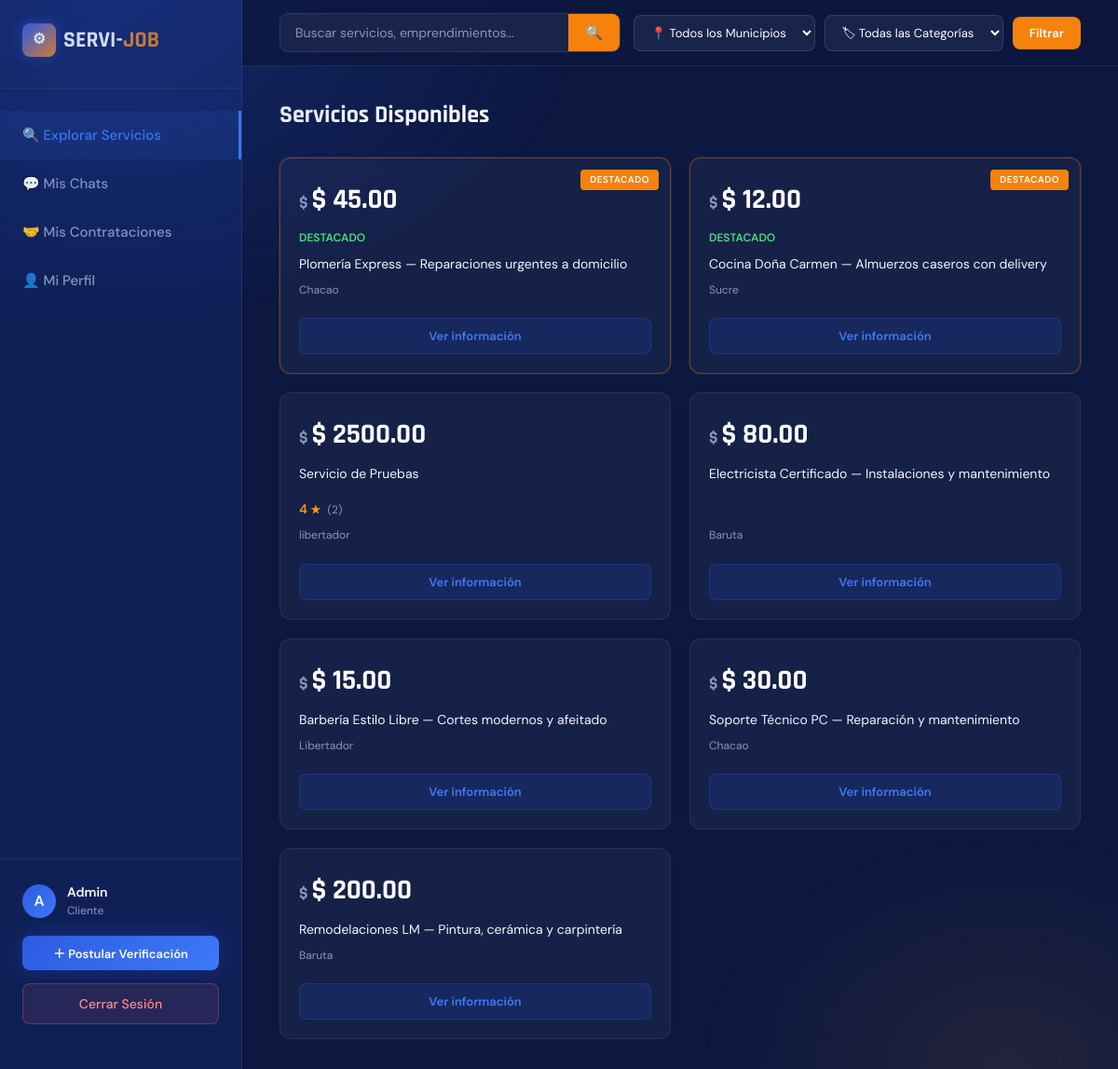
Page /index.php?view=public (signed in) on the committed database.
### tables this page shows
CREATE TABLE `servicios` (
  `id` int(10) UNSIGNED NOT NULL,
  `titulo` varchar(200) NOT NULL,
  `descripcion` text DEFAULT NULL,
  `imagen` varchar(255) DEFAULT NULL,
  `categoria` varchar(80) NOT NULL DEFAULT '',
  `municipio` varchar(60) NOT NULL DEFAULT '',
  `precio` decimal(10,2) NOT NULL DEFAULT 0.00,
  `usuario_id` int(10) UNSIGNED DEFAULT NULL,
  `es_destacado` tinyint(1) NOT NULL DEFAULT 0,
  `verificado` tinyint(1) NOT NULL DEFAULT 0,
  `created_at` datetime NOT NULL DEFAULT current_timestamp(),
  `updated_at` datetime DEFAULT NULL ON UPDATE current_timestamp(),
  `deleted_at` datetime DEFAULT NULL
);

### index.php (the view, shortened to what this page needs)
<?php
include __DIR__ . '/app/api/get_lists.php';
$municipio_f = $_GET['municipio'] ?? 'todos';
$categoria_f = $_GET['categoria'] ?? 'todas';
$mi_user_name = htmlspecialchars($_SESSION['user_name'] ?? 'Tú');
$tab = $_GET['tab'] ?? 'explorar';
?>
<!DOCTYPE html>
<html lang="es">
<head>
    <link href="public/css/fonts.css" rel="stylesheet">
    <link rel="stylesheet" href="public/css/style_backend.css">
    <link rel="stylesheet" href="public/css/index.css">
</head>
<body>
    <div class="sidebar">
        <a href="index.php" class="logo" style="text-decoration:none;">
            <div style="width:36px; height:36px; background:linear-gradient(135deg, var(--blue-mid), var(--orange)); border-radius:8px; display:flex; align-items:center; justify-content:center; font-size:16px; box-shadow:0 0 14px rgba(45,91,227,0.5); color:white;">⚙</div>
            <span style="color:white;">SERVI-<span style="color:var(--orange);">JOB</span></span>
        </a>
        <a href="?tab=explorar" class="nav-item <?= $tab == 'explorar' ? 'active' : '' ?>">
            🔍 Explorar Servicios
        </a>
        <a href="?tab=chats" class="nav-item <?= $tab == 'chats' ? 'active' : '' ?>">
            💬 Mis Chats
        </a>
        <a href="?tab=contratos" class="nav-item <?= $tab == 'contratos' ? 'active' : '' ?>">
            🤝 Mis Contrataciones
        </a>
        <a href="?tab=perfil" class="nav-item <?= $tab == 'perfil' ? 'active' : '' ?>">
            👤 Mi Perfil
        </a>
        <div style="flex:1"></div>
        <div class="sidebar-bottom">
            <div class="user-info">
                <div class="user-avatar"><?= substr($mi_user_name, 0, 1) ?></div>
                <div>
                    <div style="font-size: 14px; font-weight: 600;"><?= $mi_user_name ?></div>
                    <div style="font-size: 12px; color: var(--text-muted);">Cliente</div>
                </div>
            </div>
            <button class="btn-primary" style="width:100%; font-size:13px; margin-bottom:14px; padding:9px;" onclick="openModal()">＋ Postular Verificación</button>
            <a href="logout.php" class="btn-logout">Cerrar Sesión</a>
        </div>
    </div>
    <div class="main-content">
        <div id="tab-explorar" class="tab-content <?= $tab == 'explorar' ? 'active' : '' ?>" style="padding:0;">
            <form action="index.php" method="GET" class="explorar-sticky">
                <div class="search-bar" style="flex:1; min-width:200px; max-width:420px;">
                    <input type="text" name="q" value="<?= htmlspecialchars($_GET['q'] ?? '') ?>" placeholder="Buscar servicios, emprendimientos...">
                    <button type="submit">🔍</button>
                </div>
                <div class="filters-inline">
                    <select name="municipio">
                        <option value="todos" <?= ($municipio_f == 'todos' ? 'selected' : '') ?>>📍 Todos los Municipios</option>
                    </select>
                    <select name="categoria">
                        <option value="todas" <?= ($categoria_f == 'todas' ? 'selected' : '') ?>>🏷 Todas las Categorías</option>
                    </select>
                    <button type="submit" class="btn-filter">Filtrar</button>
                </div>
            </form>
            <div style="padding: 32px 40px;">
                <section class="results">
                    <h2>Servicios Disponibles</h2>
                    <div class="grid-services" id="servicesGrid">
                        <?php include __DIR__ . '/app/pages/logic.php'; ?>
                    </div>
                </section>
            </div>
        </div>
    </div>
</body>
</html>

### app/pages/logic.php (shortened to what this page needs)
<?php
include_once __DIR__ . '/../api/get_lists.php';
$page      = isset($_GET['p']) ? (int)$_GET['p'] : 1;
$limit     = 8;
$offset    = ($page - 1) * $limit;
$where_clauses = ["s.deleted_at IS NULL"];
$params = [];
$types  = "";
$where_sql = implode(" AND ", $where_clauses);
$query = "
    SELECT s.*,
           u.nombre   AS prov_nombre,
           u.apellido AS prov_apellido,
           (SELECT AVG(v.puntuacion) FROM valoraciones v JOIN contrataciones c ON c.id = v.contratacion_id WHERE c.servicio_id = s.id) AS avg_rating,
           (SELECT COUNT(v.id)       FROM valoraciones v JOIN contrataciones c ON c.id = v.contratacion_id WHERE c.servicio_id = s.id) AS num_reviews
    FROM servicios s
    LEFT JOIN usuarios u ON u.id = s.usuario_id
    WHERE $where_sql
    ORDER BY s.es_destacado DESC, s.created_at DESC
    LIMIT ? OFFSET ?";
$stmt  = mysqli_prepare($conn, $query);
$params_limit   = $params;
$params_limit[] = $limit;
$params_limit[] = $offset;
$types_limit    = $types . "ii";
mysqli_stmt_bind_param($stmt, $types_limit, ...$params_limit);
mysqli_stmt_execute($stmt);
$resultado = mysqli_stmt_get_result($stmt);
if (mysqli_num_rows($resultado) > 0) {
    while ($s = mysqli_fetch_assoc($resultado)) {
        $claseDestacado   = $s['es_destacado'] ? 'featured' : '';
        $imagen           = !empty($s['imagen']) ? _base_url() . "/uploads/" . htmlspecialchars($s['imagen']) : '';
        $titulo           = htmlspecialchars($s['titulo']);
        $municipio        = htmlspecialchars($s['municipio']);
        $precio           = htmlspecialchars($s['precio']);
        $avg_rating       = $s['avg_rating'] > 0 ? round($s['avg_rating'], 1) : 0;
        $num_reviews      = (int)$s['num_reviews'];
        $proveedor_nombre = trim(($s['prov_nombre'] ?? '') . ' ' . ($s['prov_apellido'] ?? ''));
        $data = htmlspecialchars(json_encode([
            'servicio_id'      => (int)$s['id'],
            'proveedor_id'     => (int)($s['usuario_id'] ?? 0),
            'proveedor_nombre' => $proveedor_nombre,
            'titulo'           => $s['titulo'],
            'descripcion'      => $s['descripcion'] ?? '',
            'municipio'        => $s['municipio'],
            'categoria'        => $s['categoria'] ?? '',
            'precio'           => $s['precio'],
            'imagen'           => $imagen,
            'destacado'        => (bool)$s['es_destacado'],
            'avg_rating'       => $avg_rating,
            'num_reviews'      => $num_reviews,
        ]), ENT_QUOTES);
        $rating_html = "";
        if ($avg_rating > 0) {
            $rating_html = "<div style='color:#f59e0b; font-size:14px; font-weight:700; margin-top:8px;'>
                                $avg_rating <span style='font-size:12px;'>★</span>
                                <span style='color:#8898bb; font-size:12px; font-weight:400; margin-left:4px;'>($num_reviews)</span>
                            </div>";
        }
        echo "
        <div class='card $claseDestacado'>
            <div class='card-content'>
                " . ($imagen ? "<div class='card-img'><img src='$imagen' alt='$titulo'></div>" : "") . "
                <div class='price'>$ $precio</div>
                " . ($s['es_destacado'] ? "<span class='verified-tag'>DESTACADO</span>" : "") . "
                <p>$titulo</p>
                $rating_html
                <div class='location'>$municipio</div>
                <button class='btn-contact' onclick='verServicio($data)'>Ver información</button>
            </div>
        </div>";
    }
} else {
    echo "<div style='grid-column:1/-1; text-align:center; padding:40px; color:#8898bb;'>
              No se encontraron servicios con estos filtros.
          </div>";
}
?>

### public/css/style_backend.css (style rules this page uses)
:root { --navy: #0f2057; --blue: #1a3a8f; --blue-mid: #2d5be3; --blue-light: #3d7af5; --orange: #f5820d; --orange-dark: #d96a00; --orange-glow: rgba(245,130,13,0.25); --white: #ffffff; --off-white: #f4f6fc; --bg-page: #0c1840; --text-muted: #0888888; --card-bg: rgba(255,255,255,0.04); --border: rgba(255,255,255,0.08); --shadow-md: 0 8px 30px rgba(0,0,0,0.4); --radius: 12px; --transition: all 0.25s cubic-bezier(0.4,0,0.2,1); }
* { margin: 0; padding: 0; box-sizing: border-box; }
body { font-family: 'DM Sans', sans-serif; background: var(--bg-page); color: var(--white); min-height: 100vh; line-height: 1.6; }
body::before { content: ''; position: fixed; inset: 0; pointer-events: none; z-index: 0; background: radial-gradient(ellipse 70% 50% at 10% 0%, rgba(45,91,227,0.25) 0%, transparent 60%), radial-gradient(ellipse 50% 40% at 90% 100%, rgba(245,130,13,0.1) 0%, transparent 55%); }
.logo { display: flex; align-items: center; gap: 10px; text-decoration: none; flex-shrink: 0; }
.search-bar { flex: 1; max-width: 540px; display: flex; align-items: center; background: rgba(255,255,255,0.06); border: 1px solid var(--border); border-radius: 9px; overflow: hidden; transition: var(--transition); }
.search-bar input { flex: 1; background: transparent; border: none; outline: none; padding: 11px 16px; color: var(--white); font-size: 14px; font-family: 'DM Sans', sans-serif; }
.search-bar input::placeholder { color: var(--text-muted); }
.search-bar button { background: var(--orange); border: none; cursor: pointer; padding: 11px 18px; font-size: 15px; transition: background 0.2s; }
.btn-logout { padding: 9px 18px; border-radius: 8px; border: 1px solid var(--border); color: var(--text-muted); font-size: 13px; font-weight: 500; cursor: pointer; transition: var(--transition); text-decoration: none; }
.results h2 { font-family: 'Rajdhani', sans-serif; font-size: 26px; font-weight: 700; margin-bottom: 24px; }
.grid-services { display: grid; grid-template-columns: repeat(auto-fill, minmax(280px, 1fr)); gap: 20px; }
.card { background: var(--card-bg); border: 1px solid var(--border); border-radius: var(--radius); overflow: hidden; transition: var(--transition); cursor: pointer; position: relative; display: flex; flex-direction: column; }
.card.featured { border-color: rgba(245,130,13,0.35); box-shadow: 0 0 0 1px rgba(245,130,13,0.15); }
.card.featured::after { content: 'DESTACADO'; position: absolute; top: 12px; right: 12px; background: var(--orange); color: white; padding: 3px 10px; border-radius: 4px; font-size: 10px; font-weight: 700; letter-spacing: 0.5px; }
.card-content { padding: 20px; flex: 1; display: flex; flex-direction: column; gap: 8px; }
.price { font-family: 'Rajdhani', sans-serif; font-size: 30px; font-weight: 700; color: var(--white); }
.price::before { content: '$ '; font-size: 18px; color: var(--text-muted); }
.verified-tag { color: #4ade80; font-size: 12px; font-weight: 600; display: inline-flex; align-items: center; gap: 4px; }
.card-content p { font-size: 14px; color: var(--off-white); line-height: 1.5; flex: 1; }
.location { font-size: 12px; color: var(--text-muted); }
.btn-contact { width: 100%; padding: 10px; margin-top: 12px; background: rgba(45,91,227,0.15); border: 1px solid rgba(45,91,227,0.3); border-radius: 8px; color: var(--blue-light); font-size: 13px; font-weight: 600; cursor: pointer; transition: var(--transition); font-family: 'DM Sans', sans-serif; }

### rows in the picture
servicios: precio "45.00", es_destacado "DESTACADO", titulo "Plomería Express — Reparaciones urgentes a domicilio", municipio "Chacao"
servicios: precio "12.00", es_destacado "DESTACADO", titulo "Cocina Doña Carmen — Almuerzos caseros con delivery", municipio "Sucre"
servicios: precio "2500.00", titulo "Servicio de Pruebas", avg_rating "4", num_reviews "2", municipio "libertador"
servicios: precio "80.00", titulo "Electricista Certificado — Instalaciones y mantenimiento", municipio "Baruta"
servicios: precio "15.00", titulo "Barbería Estilo Libre — Cortes modernos y afeitado", municipio "Libertador"
servicios: precio "30.00", titulo "Soporte Técnico PC — Reparación y mantenimiento", municipio "Chacao"
servicios: precio "200.00", titulo "Remodelaciones LM — Pintura, cerámica y carpintería", municipio "Baruta"

### other values in the picture
substr($mi_user_name, 0, 1) "A"
$mi_user_name "Admin"
